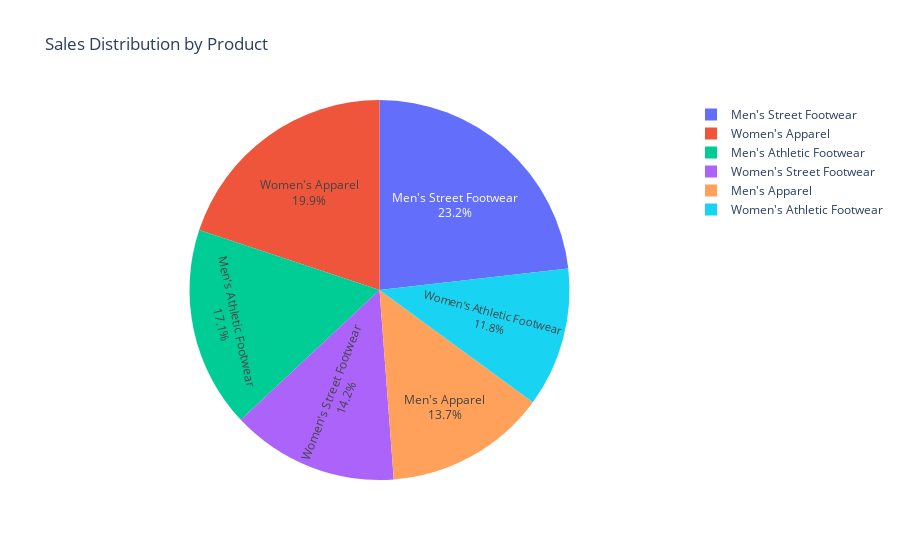

Notebook code cell kept with this figure:
### Markdown cell above
# ***PIE CHART***
This code creates an interactive pie chart using Plotly Express to visualize the distribution of total sales across different products. The data is first aggregated by product, summing total sales for each. Each slice of the pie represents a product, sized proportionally to its total sales contribution. Inside the slices, the chart displays both the product names and their percentage share of total sales, providing a clear and immediate understanding of each product’s sales importance. Hovering over a slice reveals the exact sales amount, formatted for easy reading. This pie chart offers a simple yet effective way to compare product sales shares within the overall dataset.

### Code cell
#PIE CHART
import plotly.express as px
# Aggregate total sales by Product
product_sales = df.groupby('Product')['Total Sales'].sum().reset_index()

fig = px.pie(product_sales,
             names='Product',
             values='Total Sales',
             title='Sales Distribution by Product',
             hover_data=['Total Sales'],
             labels={'Total Sales':'Sales Amount'})

fig.update_traces(textposition='inside', textinfo='percent+label')
fig.show()

### Figure 1 — Plotly figure (JSON) as saved in the notebook; plotly's stock layout.template omitted (floating-point values rounded to 4 significant figures)
{"data": [{"customdata": [[123700000.0], [153700000.0], [208800000.0], [179000000.0], [106600000.0], [128000000.0]], "domain": {"x": [0, 1], "y": [0, 1]}, "hovertemplate": "Product=%{label}<br>Sales Amount=%{customdata[0]}<extra></extra>", "labels": ["Men's Apparel", "Men's Athletic Footwear", "Men's Street Footwear", "Women's Apparel", "Women's Athletic Footwear", "Women's Street Footwear"], "legendgroup": "", "name": "", "showlegend": true, "textinfo": "percent+label", "textposition": "inside", "type": "pie", "values": [123700000.0, 153700000.0, 208800000.0, 179000000.0, 106600000.0, 128000000.0]}], "layout": {"legend": {"tracegroupgap": 0}, "title": {"text": "Sales Distribution by Product"}}}
